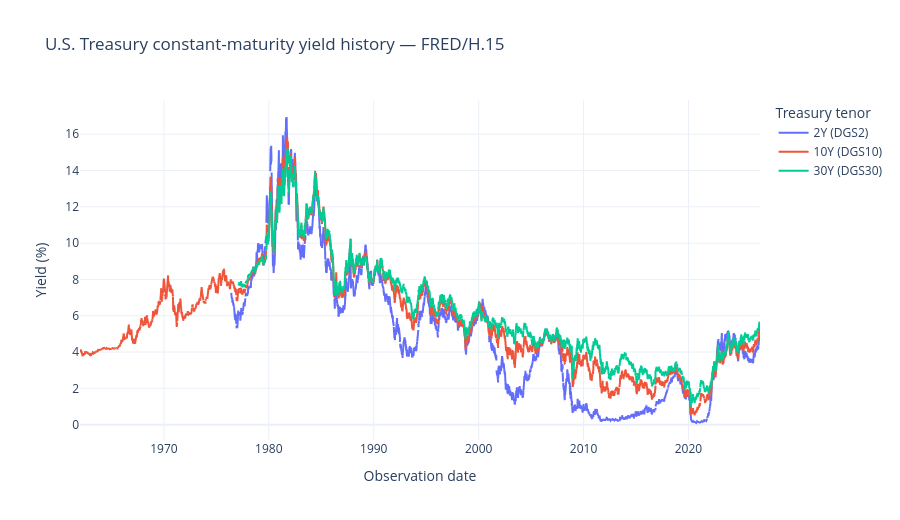

Here is the notebook cell this chart was saved with:
### Code cell
history_figure = show_yield_history(
    observations, *date_range.get_dates()
)

### Figure 1 — Plotly figure (JSON) as saved in the notebook; plotly's stock layout.template omitted (floating-point values rounded to 4 significant figures; data arrays with more than 128 entries replaced by an {"elided": "..."} marker saying what was removed)
{"data": [{"connectgaps": false, "hovertemplate": "%{x|%Y-%m-%d}<br>%{y:.2f}%<extra>%{fullData.name}</extra>", "line": {"dash": "solid"}, "mode": "lines", "name": "2Y (DGS2)", "type": "scatter", "x": {"elided": "16910 str values"}, "y": {"elided": "16910 float values"}}, {"connectgaps": false, "hovertemplate": "%{x|%Y-%m-%d}<br>%{y:.2f}%<extra>%{fullData.name}</extra>", "line": {"dash": "solid"}, "mode": "lines", "name": "10Y (DGS10)", "type": "scatter", "x": {"elided": "16910 str values"}, "y": {"elided": "16910 float values"}}, {"connectgaps": false, "hovertemplate": "%{x|%Y-%m-%d}<br>%{y:.2f}%<extra>%{fullData.name}</extra>", "line": {"dash": "solid"}, "mode": "lines", "name": "30Y (DGS30)", "type": "scatter", "x": {"elided": "16910 str values"}, "y": {"elided": "16910 float values"}}], "layout": {"height": 520, "hovermode": "x unified", "legend": {"title": {"text": "Treasury tenor"}}, "title": {"text": "U.S. Treasury constant-maturity yield history — FRED/H.15"}, "xaxis": {"range": ["1962-01-02", "2026-10-26"], "title": {"text": "Observation date"}, "type": "date"}, "yaxis": {"autorange": true, "title": {"text": "Yield (%)"}}}}
